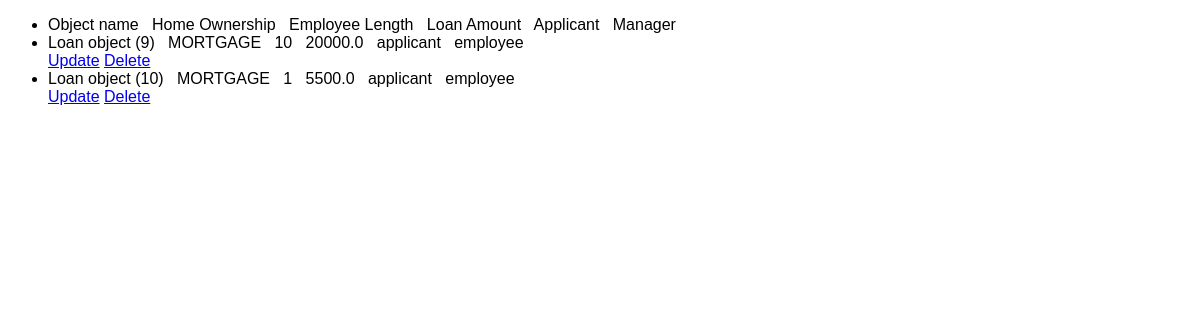
The page /loan/list/ (signed in) on the database as committed earlier.
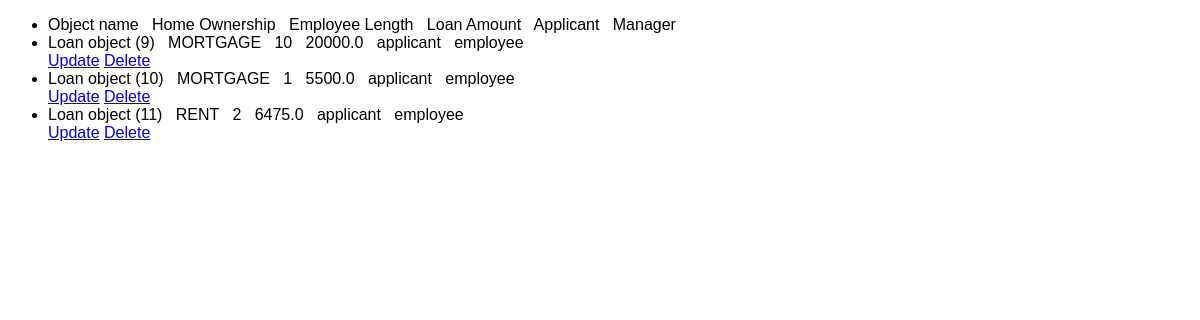
The same page on the database as committed later.
### loan_approval/models.py (models this page shows)
class Loan(models.Model):
    OWNERSHIP_CHOICES = [('RENT','RENT'),
                         ('OWN','OWN'),
                         ('MORTGAGE','MORTGAGE'),
                         ('OTHER','OTHER')
                         ]
    INTENTIONS = [('PERSONAL','PERSONAL'),
                  ('EDUCATION','EDUCATION'),
                  ('MEDICAL','MEDICAL'),
                  ('VENTURE','VENTURE'),
                  ('HOMEIMPROVEMENT','HOMEIMPROVEMENT'),
                  ('DEBTCONSOLIDATION','DEBTCONSOLIDATION')
                  ]
    home_ownership = models.CharField(max_length=10,choices=OWNERSHIP_CHOICES)
    emp_length = models.PositiveIntegerField(validators=[MinValueValidator(0),
                                       MaxValueValidator(43)])
    loan_amount = models.FloatField(validators=[MinValueValidator(0.0),
                                       MaxValueValidator(40000.0)])
    person_age = models.PositiveIntegerField(validators=[MinValueValidator(18),
                                       MaxValueValidator(110)])
    income = models.FloatField(validators=[MinValueValidator(1000.0),
                                       MaxValueValidator(7000000.0)])
    loan_intent = models.CharField(max_length=20,choices=INTENTIONS)
    applicant_details = models.ForeignKey(Applicant, on_delete=models.CASCADE)
    managed_by = models.ForeignKey(Employee, on_delete=models.SET_NULL, null=True)

class Applicant(models.Model):
    applicant = models.OneToOneField(User, on_delete=models.CASCADE)
    def __str__(self):
        return f'{self.applicant.username}'

class Employee(models.Model):
    employee = models.OneToOneField(User, on_delete=models.CASCADE)
    def __str__(self):
        return f'{self.employee.username}'

### loan_approval/views.py (the view)
# urls.py: path('loan/list/',LoanRequestListView.as_view(), name='applicant_loan_list'),
@method_decorator(login_required(login_url=reverse_lazy('loan_approval:user_login')),name="dispatch")
class LoanRequestListView(ListView):
    model = Loan
    template_name = 'loan_approval/applicant_loan_request.html'
    def get_queryset(self):
        queryset = self.model._default_manager.all()
        try:
            user = self.request.user.applicant
        except:
            return queryset
        else:
            return queryset.filter(applicant_details = user)

### loan_approval/templates/loan_approval/applicant_loan_request.html (shortened to what this page needs)
{% load static %}
{% if user.is_authenticated %}
<!DOCTYPE html>
<html lang="en">
<head>
    <link rel="stylesheet" href="{% static 'css/loan_request.css' %}">
</head>
<body>
    {% if not user.is_staff %}
    <ul>
        <li>Object name &nbsp; Home Ownership &nbsp; Employee Length &nbsp; Loan Amount &nbsp; Applicant &nbsp; Manager &nbsp;</li>
        {% for object in object_list %}
            {% if not object.loandetails %}
            <li>
                {{ object }} &nbsp; {{object.home_ownership}} &nbsp; {{object.emp_length}} &nbsp; {{object.loan_amount}}
                &nbsp; {{object.applicant_details}} &nbsp; {{object.managed_by}}<br>
                <a href="{% url 'loan_approval:loan_update' object.id %}">Update</a>
                <a href="{% url 'loan_approval:loan_delete' object.id %}">Delete</a>
            </li>
            {% endif%}
        {% endfor %}
    </ul>
    {% else %}
    <h3>Employee or super admin cannot request loans.</h3>
    {% endif%}
</body>
</html>
{% else %}
Hello
{% endif %}

### static/css/loan_request.css (style rules this page uses)
* { font-family: "Poppins", sans-serif; }

Rows that differ between the two databases and show on the page:
added Loan: id "Loan object (11)", home_ownership "RENT", emp_length "2", loan_amount "6475.0", applicant_details "applicant", managed_by "employee"
